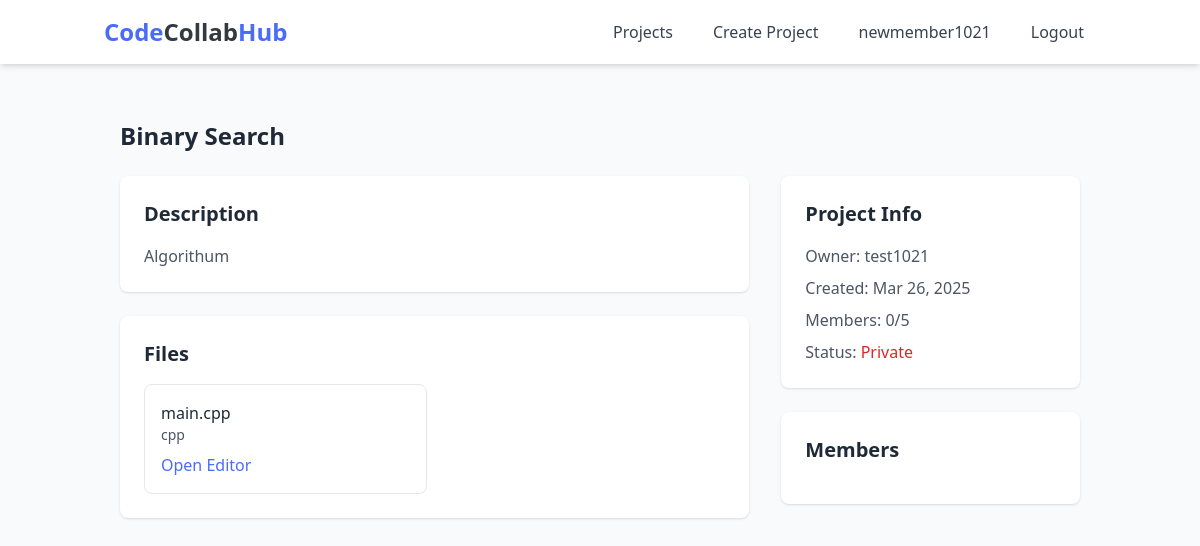
Page /projects/1/ (signed in) on the committed database.
### projects/models.py (models this page shows, shortened)
class Project(models.Model):
    LANGUAGE_CHOICES = [
        ('python', 'Python'),
        ('javascript', 'JavaScript'),
        ('java', 'Java'),
        ('cpp', 'C++'),
        ('csharp', 'C#'),
        ('php', 'PHP'),
        ('ruby', 'Ruby'),
        ('html', 'HTML/CSS'),
        ('other', 'Other'),
    ]
    name = models.CharField(max_length=200)
    description = models.TextField(blank=True)
    language = models.CharField(max_length=20, choices=LANGUAGE_CHOICES, default='python')
    created_at = models.DateTimeField(default=datetime.utcnow)
    updated_at = models.DateTimeField(default=datetime.utcnow)
    owner = models.ForeignKey(User, on_delete=models.CASCADE, related_name='owned_projects')
    is_public = models.BooleanField(default=False)
    max_members = models.IntegerField(default=5, validators=[MinValueValidator(2), MaxValueValidator(20)])
    members = models.ManyToManyField(User, through='ProjectMembership', related_name='member_projects')
    class Meta:
        ordering = ['-created_at']
        unique_together = ['owner', 'name']

class CodeFile(models.Model):
    LANGUAGE_CHOICES = [
        ('python', 'Python'),
        ('javascript', 'JavaScript'),
        ('java', 'Java'),
        ('cpp', 'C++'),
        ('csharp', 'C#'),
        ('php', 'PHP'),
        ('ruby', 'Ruby'),
        ('html', 'HTML'),
        ('css', 'CSS'),
        ('other', 'Other'),
    ]
    filename = models.CharField(max_length=255)
    language = models.CharField(max_length=20, choices=LANGUAGE_CHOICES)
    created_at = models.DateTimeField(default=datetime.utcnow)
    updated_at = models.DateTimeField(default=datetime.utcnow)
    project = models.ForeignKey('Project', on_delete=models.CASCADE, related_name='code_files')
    class Meta:
        ordering = ['-updated_at']
        unique_together = ['project', 'filename']

### projects/views.py (the view)
# urls.py: path('projects/<int:project_id>/', views.project_detail, name='project_detail'),
@login_required
def project_detail(request, project_id):
    try:
        project = Project.objects.get(id=project_id)
        is_owner = project.owner_id == request.user.id
        is_member = project.members.filter(id=request.user.id).exists()
        has_pending_request = project.requests.filter(
            requester=request.user,
            status='pending'
        ).exists()
        context = {
            'project': project,
            'is_owner': is_owner,
            'is_member': is_member,
            'has_pending_request': has_pending_request,
            'files': list(project.code_files.all()),
            'tasks': list(project.tasks.all()),
        }
        return render(request, 'projects/project_detail.html', context)
    except Project.DoesNotExist:
        messages.error(request, 'Project not found.')
        return redirect('project_list')

### templates/projects/project_detail.html (shortened to what this page needs)
{% extends 'base.html' %}
{% block content %}
<div class="container mx-auto px-4 py-8">
    <div class="flex justify-between items-center mb-6">
        <h1 class="text-2xl font-bold text-gray-800">{{ project.name }}</h1>
    </div>
    <div class="grid grid-cols-1 lg:grid-cols-3 gap-8">
        <div class="lg:col-span-2">
            <div class="bg-white rounded-lg shadow p-6 mb-6">
                <h2 class="text-xl font-semibold text-gray-800 mb-4">Description</h2>
                <p class="text-gray-600">{{ project.description }}</p>
            </div>
            <div class="bg-white rounded-lg shadow p-6">
                <h2 class="text-xl font-semibold text-gray-800 mb-4">Files</h2>
                {% if files %}
                    <div class="grid grid-cols-1 md:grid-cols-2 gap-4">
                        {% for file in files %}
                        <div class="border rounded-lg p-4">
                            <h3 class="font-medium text-gray-800">{{ file.filename }}</h3>
                            <p class="text-sm text-gray-600 mb-2">{{ file.language }}</p>
                            <a href="{% url 'code_editor' project.id file.id %}" class="text-primary hover:text-blue-600 transition">
                                Open Editor
                            </a>
                        </div>
                        {% endfor %}
                    </div>
                {% else %}
                    <p class="text-gray-600">No files yet.</p>
                {% endif %}
            </div>
        </div>
        <div class="lg:col-span-1">
            <div class="bg-white rounded-lg shadow p-6 mb-6">
                <h2 class="text-xl font-semibold text-gray-800 mb-4">Project Info</h2>
                <div class="space-y-2">
                    <p class="text-gray-600">
                        <span class="font-medium">Owner:</span> {{ project.owner.username }}
                    </p>
                    <p class="text-gray-600">
                        <span class="font-medium">Created:</span> {{ project.created_at|date:"M d, Y" }}
                    </p>
                    <p class="text-gray-600">
                        <span class="font-medium">Members:</span> {{ project.members.count }}/{{ project.max_members }}
                    </p>
                    <p class="text-gray-600">
                        <span class="font-medium">Status:</span>
                        {% if project.is_public %}
                            <span class="text-green-600">Public</span>
                        {% else %}
                            <span class="text-red-600">Private</span>
                        {% endif %}
                    </p>
                </div>
            </div>
            <div class="bg-white rounded-lg shadow p-6">
                <h2 class="text-xl font-semibold text-gray-800 mb-4">Members</h2>
            </div>
        </div>
    </div>
</div>
{% endblock %}

### templates/base.html (shortened to what this page needs)
<!DOCTYPE html>
<html lang="en">
<head>
    <script src="https://cdn.tailwindcss.com"></script>
    <link rel="stylesheet" href="/static/css/main.css">
    <link rel="stylesheet" href="https://cdnjs.cloudflare.com/ajax/libs/codemirror/5.65.2/codemirror.min.css">
</head>
<body class="bg-gray-50 min-h-screen">
    <nav class="bg-white shadow-md">
        <div class="container mx-auto px-4 py-3">
            <div class="flex justify-between items-center">
                <a href="{% url 'project_list' %}" class="text-2xl font-bold text-primary">Code<span class="text-dark">Collab</span>Hub</a>
                <div class="flex space-x-4">
                    {% if user.is_authenticated %}
                        <a href="{% url 'project_list' %}" class="px-3 py-2 text-gray-700 hover:text-primary transition">Projects</a>
                        <a href="{% url 'create_project' %}" class="px-3 py-2 text-gray-700 hover:text-primary transition">Create Project</a>
                        <a href="{% url 'profile' %}" class="px-3 py-2 text-gray-700 hover:text-primary transition">{{ user.username }}</a>
                        <form method="post" action="{% url 'logout' %}" class="inline">
                            <button type="submit" class="px-3 py-2 text-gray-700 hover:text-primary transition cursor-pointer">Logout</button>
                        </form>
                    {% else %}
                        <a href="{% url 'login' %}" class="px-3 py-2 text-gray-700 hover:text-primary transition">Login</a>
                        <a href="{% url 'register' %}" class="px-3 py-2 text-gray-700 hover:text-primary transition">Register</a>
                    {% endif %}
                </div>
            </div>
        </div>
    </nav>
    <div class="container mx-auto px-4 py-6">
        {% block content %}{% endblock %}
    </div>
</body>
</html>

### static/css/main.css (style rules this page uses)
:root { --primary-color: #4a6cf7; --secondary-color: #6c757d; --background-color: #f8f9fa; --dark-color: #343a40; --light-color: #fff; --border-color: #dee2e6; --success-color: #28a745; --danger-color: #dc3545; --warning-color: #ffc107; --info-color: #17a2b8; }
body { font-family: 'Segoe UI', Tahoma, Geneva, Verdana, sans-serif; line-height: 1.6; color: var(--dark-color); background-color: var(--background-color); margin: 0; padding: 0; }
.container { width: 100%; max-width: 1200px; margin: 0 auto; padding: 0 15px; }

### rows in the picture
Project: name "Binary Search", description "Algorithum", owner.username "test1021", created_at "Mar 26, 2025", members.count "0", max_members "5"
CodeFile: filename "main.cpp", language "cpp"

### other values in the picture
{{ user.username }} "newmember1021"
